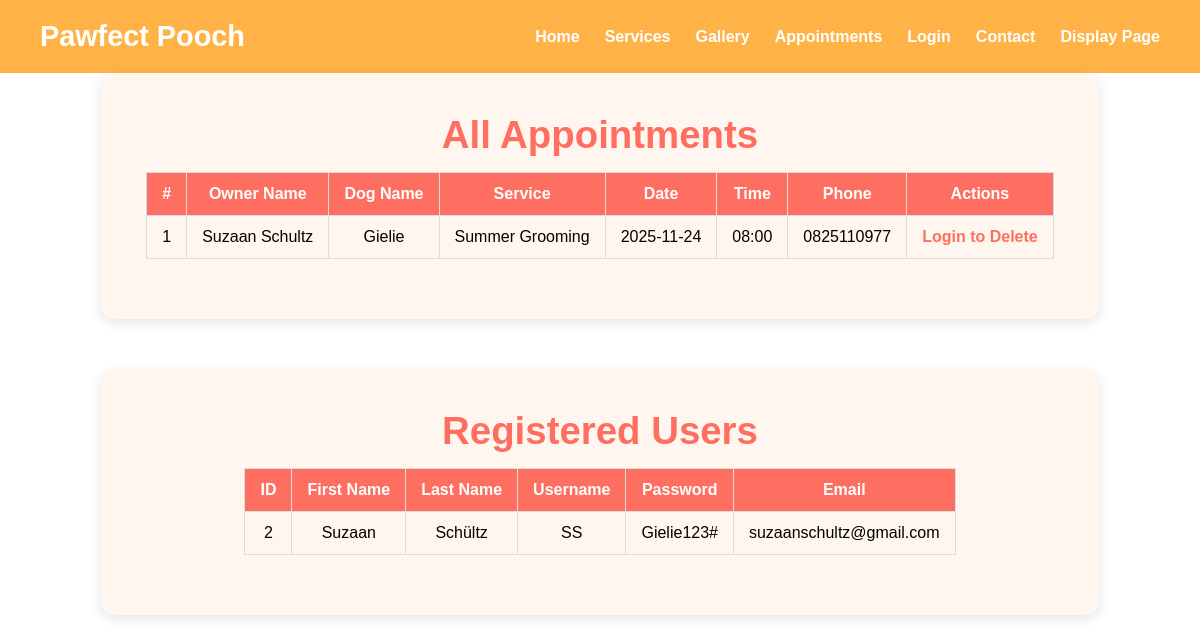
Screenshot of /display_page with the database file from the repository.
### tables this page shows
CREATE TABLE users (
            id INTEGER PRIMARY KEY AUTOINCREMENT,
            first_name TEXT NOT NULL,
            last_name TEXT NOT NULL,
            username TEXT NOT NULL UNIQUE,
            password TEXT NOT NULL,
            email TEXT NOT NULL
        );

### app.py (the view)
@app.route('/display_page')
def display_page():
    conn = sqlite3.connect('appointments.db')
    cursor = conn.cursor()
    cursor.execute('SELECT * FROM appointments ORDER BY date, time')
    appointments = cursor.fetchall()
    conn.close()
    conn_users = sqlite3.connect('users.db')
    cursor_users = conn_users.cursor()
    cursor_users.execute('SELECT * FROM users ORDER BY id')
    users = cursor_users.fetchall()
    conn_users.close()
    return render_template('display_page.html', appointments=appointments, users=users)

### templates/display_page.html (shortened to what this page needs)
<!DOCTYPE html>
<html lang="en">
<head>
    <link rel="stylesheet" href="{{ url_for('static', filename='styles/styles.css') }}">
</head>
<body>
    <nav class="navbar">
        <div class="logo">Pawfect Pooch</div>
        <ul class="nav-links">
            <li><a href="/">Home</a></li>
            <li><a href="/services">Services</a></li>
            <li><a href="/gallery">Gallery</a></li>
            <li><a href="/appointments">Appointments</a></li>
            <li><a href="/login">Login</a></li>
            <li><a href="/contact">Contact</a></li>
            <li><a href="/display_page">Display Page</a></li>
        </ul>
    </nav>
    <div class="contact-info">
        <h1>All Appointments</h1>
        <div class="table-wrapper">
        {% if appointments %}
        <table>
            <thead>
                <tr>
                    <th>#</th>
                    <th>Owner Name</th>
                    <th>Dog Name</th>
                    <th>Service</th>
                    <th>Date</th>
                    <th>Time</th>
                    <th>Phone</th>
                    <th>Actions</th>
                </tr>
            </thead>
            <tbody>
                {% for appointment in appointments %}
                <tr>
                    <td>{{ appointment[0] }}</td>
                    <td>{{ appointment[1] }}</td>
                    <td>{{ appointment[2] }}</td>
                    <td>{{ appointment[3] }}</td>
                    <td>{{ appointment[4] }}</td>
                    <td>{{ appointment[5] }}</td>
                    <td>{{ appointment[6] }}</td>
                    <td>
                        {% if session.get('username') %}
                        <form action="{{ url_for('delete_appointment', appointment_id=appointment[0]) }}" method="POST" onsubmit="return confirm('Are you sure you want to delete this appointment?');">
                            <button type="submit" class="btn delete-btn">Delete</button>
                        </form>
                        {% else %}
                        <span style="color: #ff6f61; font-weight:bold;">Login to Delete</span>
                        {% endif %}
                    </td>
                </tr>
                {% endfor %}
            </tbody>
        </table>
        </div>
        {% else %}
        <p>No appointments found.</p>
        {% endif %}
    </div>
    <div class="contact-info" style="margin-top: 50px;">
        <h1>Registered Users</h1>
        {% if users %}
        <table>
            <thead>
                <tr>
                    <th>ID</th>
                    <th>First Name</th>
                    <th>Last Name</th>
                    <th>Username</th>
                    <th>Password</th>
                    <th>Email</th>
                </tr>
            </thead>
            <tbody>
                {% for user in users %}
                <tr>
                    <td>{{ user[0] }}</td>
                    <td>{{ user[1] }}</td>
                    <td>{{ user[2] }}</td>
                    <td>{{ user[3] }}</td>
                    <td>{{ user[4] }}</td>
                    <td>{{ user[5] }}</td>
                </tr>
                {% endfor %}
            </tbody>
        </table>
        {% else %}
        <p>No registered users found.</p>
        {% endif %}
    </div>
</body>
</html>

### static/styles/styles.css (style rules this page uses)
* { margin: 0; padding: 0; box-sizing: border-box; font-family: 'Arial', sans-serif; }
.navbar { display: flex; justify-content: space-between; align-items: center; padding: 20px 40px; background-color: #ffb347; }
.navbar .logo { font-size: 1.8rem; font-weight: bold; color: #fff; }
.navbar .nav-links { list-style: none; display: flex; }
.navbar .nav-links li { margin-left: 25px; }
.navbar .nav-links a { text-decoration: none; color: #fff; font-weight: bold; transition: color 0.3s; }
.contact-info { max-width: 700px; margin: 60px auto; padding: 40px 30px; background: #fff7ef; border-radius: 14px; box-shadow: 0 4px 12px rgba(0,0,0,0.1); text-align: center; }
.contact-info h1 { font-size: 2.4rem; color: #ff6f61; margin-bottom: 15px; }
table { width: 100%; border-collapse: collapse; margin-top: 20px; }
table th, table td { padding: 12px 15px; border: 1px solid #ddd; text-align: center; }
table th { background-color: #ff6f61; color: #fff; font-weight: bold; }
.contact-info { max-width: 1000px; margin: 0 auto 50px auto; padding: 40px 20px; background: #fff7ef; border-radius: 14px; box-shadow: 0 4px 12px rgba(0,0,0,0.1); text-align: center; overflow-x: auto; }
.contact-info table { width: auto; max-width: 100%; margin: 0 auto 20px auto; border-collapse: collapse; }
.contact-info th, .contact-info td { padding: 12px 15px; border: 1px solid #ddd; text-align: center; }
.contact-info th { background-color: #ff6f61; color: #fff; font-weight: bold; }
.table-wrapper { overflow-x: auto; }

### rows the page displays
users: id "2", first_name "Suzaan", last_name "Schültz", username "SS", password "Gielie123#", email "suzaanschultz@gmail.com"

### other values shown
{{ appointment[0] }} "1"
{{ appointment[1] }} "Suzaan Schultz"
{{ appointment[2] }} "Gielie"
{{ appointment[3] }} "Summer Grooming"
{{ appointment[4] }} "2025-11-24"
{{ appointment[5] }} "08:00"
{{ appointment[6] }} "0825110977"
